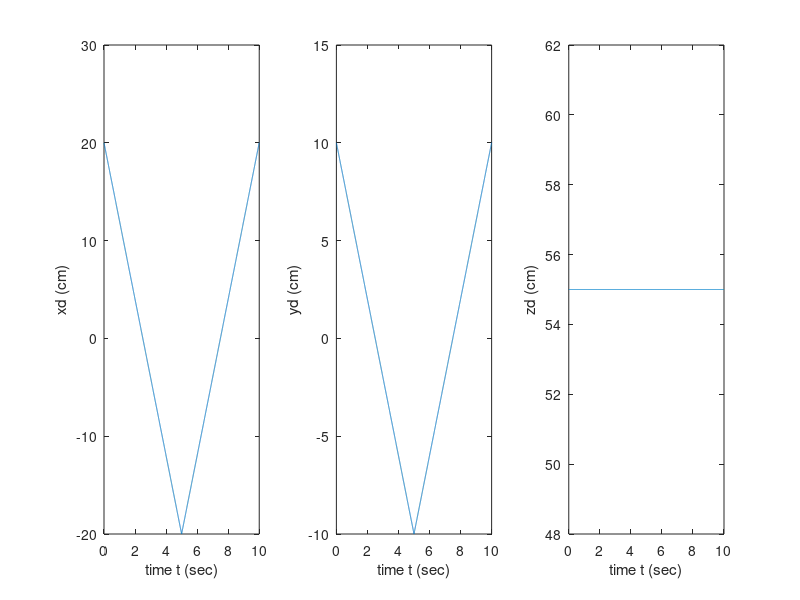

The MATLAB source for this figure: (Note: this script raises an error after producing the figure.)
%% Robotics I - 3-DOF Robotic Manipulator Kinematic Simulation
% MATLAB implementation accompanying the analytical kinematic derivation.
% Developed for Robotics I: Analysis, Control, Laboratory at NTUA (2022-2023).
%
% The script generates a periodic task-space trajectory, computes one branch
% of the inverse kinematics, evaluates forward kinematics for visualization,
% obtains joint angular velocities through the inverse linear Jacobian, and
% animates the manipulator motion in 2D and 3D.

%% *** Robot (kinematic) model parameters ***
clear all;
close all;
l0 = 10.0;   %% in cm
l1 = 10.0;
l2 = 20.0;
l3 = 30.0;

%% *** sampling period ***

dt = 0.001; % dt = 1 msec

%% *** DESIRED MOTION PROFILE - TASK SPACE ***
T = 10.0; % 10sec duration of motion
t = 0:dt:T;

%initial/final end-point position --> desired task-space trajectory 
h = 55;
zd0 = h;
zd1 = h;
xd0 = 20;
xd1 = -20;
yd0 = 10;
yd1 = -10;

% Desired trajectory : linear movement(x0,y0,z0)-->(x1,y1,z1)-->(x0,y0,z0); Time duration: T;
xd(1) = xd0; 
yd(1) = yd0;
zd(1) = zd0;
xd_dot(1) = 0;
yd_dot(1) = 0;
zd_dot(1) = 0;
lambda_x = 2*(xd1-xd0)/T; %mean linear velocity in the x axis
lambda_y = 2*(yd1-yd0)/T; %mean linear velocity in the y axis
lambda_z = 2*(zd1-zd0)/T; %mean linear velocity in the z axis

%The values of the maximum velocitites are computed in the report of the
%project along with the values of the acceleration in each axis

u_z_max = 0; %maximum velocity in the z axis during the desired trajectory
u_x_max = 12; %maximum velocity in the x axis during the desired trajectory
u_y_max = 6; %maximum velocity in the y axis during the desired trajectory

kmax=T/dt + 1; 

%acceleration of the end-effector during the first half of the trajectory:(x0,y0,z0)-->(x1,y1,z1) 
for k = 1:(kmax/6)
    a_x(k) = 7.2;
    a_y(k) = 3.6;
    a_z(k) = 0;
end

for k = round(kmax/6):2*(kmax/6)
    a_x(k) = 0;
    a_y(k) = 0;
    a_z(k) = 0;
end

for k = 2*round(kmax/6):3*(kmax/6)
    a_x(k) = -7.2;
    a_y(k) = -3.6;
    a_z(k) = 0;
end

%acceleration of the end-effector during the second half of the trajectory:(x0,y0,z0)-->(x1,y1,z1) 
for k = 3*(round(kmax/6)):4*(kmax/6)
    a_x(k) = 7.2;
    a_y(k) = 3.6;
    a_z(k) = 0;
end

for k = 4*round(kmax/6):5*(kmax/6)
    a_x(k) = 0;
    a_y(k) = 0;
    a_z(k) = 0;
end

for k = 5*round(kmax/6):kmax
    a_x(k) = -7.2;
    a_y(k) = -3.6;
    a_z(k) = 0;
end

for k=2:(kmax/2)    
   xd_dot(k) = xd_dot(k-1) + a_x(k)*dt;
   yd_dot(k) = yd_dot(k-1) + a_y(k)*dt;
   zd_dot(k) = zd_dot(k-1) + a_z(k)*dt;
   xd(k) = xd(k-1) + lambda_x*dt;    
   yd(k) = yd(k-1) + lambda_y*dt;
   zd(k) = zd(k-1) + lambda_z*dt;
end  

for k = (round(kmax/2)):kmax 
    xd(k) = xd(k-1) - lambda_x*dt;    
    yd(k) = yd(k-1) - lambda_y*dt;
    zd(k) = zd(k-1) - lambda_z*dt;
    xd_dot(k) = xd_dot(k-1) - a_x(k)*dt;
    yd_dot(k) = yd_dot(k-1) - a_y(k)*dt;
    zd_dot(k) = zd_dot(k-1) - a_z(k)*dt;
end

%% ***** INVERSE KINEMATICS --> DESIRED MOTION - JOINT SPACE ****
%% we use one of the solutions that we found in the theoretical analysis
qd(:,3) = acos((xd(:).^2 + (zd(:) - l0).^2 + yd(:).^2 - l1^2 - l2^2 - l3^2)./(2*l2*l3));
num = cos(qd(:,3))*l3 +l2 + sqrt(l2^2+l3^2+2*l2*l3 - yd(:).^2);
den = sin(qd(:,3))*l3 + yd(:);
qd(:,2) = 2*atan(num./den);
a = atan2(l1 , cos(qd(:,2)+ qd(:,3))*l3 + cos(qd(:,2))*l2);
qd(:,1) = atan2(zd(:) - l0, xd(:)) - a(:);

%% ***** FORWARD KINEMATICS  JOINT MOTION -->  CARTESIAN POSITIONS *****
xd1 = zeros(10001,1);
yd1 = zeros(10001,1);
zd1 = l0*ones(10001,1);
xd2 = -l1*sin(qd(:,1));
yd2 = zeros(10001,1);
zd2 = l0 + l1*cos(qd(:,1));
xd3 = l2*cos(qd(:,1)).*cos(qd(:,2)) - l1*sin(qd(:,1));
yd3 = l2*sin(qd(:,2));
zd3 = l2*sin(qd(:,1)).*cos(qd(:,2)) + l1*cos(qd(:,1)) + l0;
xd4 = l3*cos(qd(:,1)).*cos(qd(:,2)+qd(:,3)) + l2*cos(qd(:,1)).*cos(qd(:,2)) - l1*sin(qd(:,1));
yd4 = l3*sin(qd(:,2)+qd(:,3)) + l2*sin(qd(:,2));
zd4 = l3*sin(qd(:,1)).*cos(qd(:,2)+qd(:,3)) + l2*sin(qd(:,1)).*cos(qd(:,2)) + l1*cos(qd(:,1)) + l0;

%% ***** WE USE THE INVERSE JACOBIAN TO COMPUTE THE ANGULAR VELOCITY OF THE JOINTS****
c1 = cos(qd(:,1));
s1 = sin(qd(:,1));
c2 = cos(qd(:,2));
s2 = sin(qd(:,2));
s3 = sin(qd(:,3));
c3 = cos(qd(:,3));
c23 = cos(qd(:,2)+qd(:,3));
s23 = sin(qd(:,2)+qd(:,3));

a1 = -(s1(:)./(l3*c23(:) + l2*c2(:)));
a2 = 0 ;
a3 = c1./ (l3*c23(:) + l2*c2(:));

b1 = c23(:).*(l3*c1(:).*c23(:) + l2*c1(:).*c2(:) - l1*s1(:))./(l2*s3(:).*(l3*c23(:) + l2*c2(:)));
b2 = s23(:)./(l2*s3(:));
b3 = (c23(:).*(l3*s1(:).*c23(:) + l2*s1(:).*c2(:) + l1*c1(:)))./(l2*s3(:).*(l3*c23(:) + l2*c2(:)));

k1 = -(l3*c1(:).*c23(:) + l2*c1(:).*c2(:) - l1*s1(:))./(l2*l3*s3(:));
k2 = -(l3*s23(:) + l2*s2(:))./(l2*l3*s3(:));
k3 = -(l3*s1(:).*c23(:) + l2*s1(:).*c2(:) + l1*c1(:))./(l2*l3*s3(:));

q1_dot = a1(:).*xd_dot(:) + a2(:).*yd_dot(:) + a3(:).*zd_dot(:) ;
q2_dot = b1(:).*xd_dot(:) + b2(:).*yd_dot(:) + b3(:).*zd_dot(:) ;
q3_dot = k1(:).*xd_dot(:) + k2(:).*yd_dot(:) + k3(:).*zd_dot(:) ;

%% *** PLOT output data *** 
fig1 = figure;  

subplot(1,3,1); 
plot(t,xd); 
ylabel('xd (cm)'); 
xlabel('time t (sec)');  

subplot(1,3,2); 
plot(t,yd); 
ylabel('yd (cm)'); 
xlabel('time t (sec)');

subplot(1,3,3); 
plot(t,zd); 
ylabel('zd (cm)'); 
xlabel('time t (sec)');
sgtitle("End effector's position")

fig2 = figure;

subplot(1,3,1); 
plot(t , xd_dot); 
ylabel('xd dot (cm/s)'); 
xlabel('time t (sec)');  

subplot(1,3,2); 
plot(t , yd_dot); 
ylim([-8 8])
ylabel('yd dot (cm/s)'); 
xlabel('time t (sec)');  

subplot(1,3,3); 
plot(t , zd_dot); 
ylabel('zd dot (cm/s)'); 
xlabel('time t (sec)'); 
sgtitle("End effector's velocity")

fig3 = figure; 

subplot(1,3,1); 
plot(t,qd(:,1)); 
ylabel('qd1 (rad)'); 
xlabel('time t (sec)');  

subplot(1,3,2); 
plot(t,qd(:,2)); 
ylabel('qd2 (rad)'); 
xlabel('time t (sec)');

subplot(1,3,3); 
plot(t,qd(:,3)); 
ylabel('qd3 (rad)'); 
xlabel('time t (sec)');
sgtitle("Angular movement of the joints ")

fig4 = figure; 

subplot(1,3,1); 
plot(t,q1_dot); 
ylabel('q1 dot (rad/s)'); 
xlabel('time t (sec)');  

subplot(1,3,2); 
plot(t,q2_dot); 
ylabel('q2 dot (rad/s)'); 
xlabel('time t (sec)');    

subplot(1,3,3); 
plot(t,q3_dot); 
ylabel('q3 dot (rad/s)'); 
xlabel('time t (sec)'); 
sgtitle("Angular velocities of the joints")

%% stick diagram --> animate robot motion 
fig5 = figure; 
axis([-40 40 -10 70 -70 70]) %%set xyz plot axes 
axis on 
hold on 
plot3(xd,zd,yd,'rs'); 
dtk=500; %% plot robot position every dtk samples, to animate its motion 
plot3([0],[0],[0],'o'); 
for tk=1:dtk:kmax;   
   pause(0.5);	%% pause motion to view successive robot configurations    
   plot3([0,xd1(tk)],[0,zd1(tk)],[0,yd1(tk)]);					
   plot3([xd1(tk)],[zd1(tk)],[yd1(tk)],'o'); 
   plot3([xd1(tk),xd2(tk)],[zd1(tk),zd2(tk)],[yd1(tk),yd2(tk)]);	
   plot3([xd2(tk)],[zd2(tk)],[yd2(tk)],'o');
   plot3([xd2(tk),xd3(tk)],[zd2(tk),zd3(tk)],[yd2(tk),yd3(tk)]);	
   plot3([xd3(tk)],[zd3(tk)],[yd3(tk)],'o');
   plot3([xd3(tk),xd(tk)],[zd3(tk),zd(tk)],[yd3(tk),yd(tk)]);
   plot3([xd(tk)],[zd(tk)],[yd(tk)],'g+'); 
end

fig6 = figure; 
axis([-30 30 -30 30]) %%set xy plot axes 
axis on 
hold on 
xlabel('x (cm)'); 
ylabel('y (cm)'); 
plot(xd,yd,'rs'); 
dtk=500; %% plot robot position every dtk samples, to animate its motion 
plot([0],[0],'o');   
for tk=1:dtk:kmax;   
    pause(0.1);	%% pause motion to view successive robot configurations    
    plot([0,xd1(tk)],[0,yd1(tk)]);					
    plot([xd1(tk)],[yd1(tk)],'o');    
    plot([xd1(tk),xd2(tk)],[yd1(tk),yd2(tk)]);	
    plot([xd2(tk)],[yd2(tk)],'o'); 
    plot([xd2(tk),xd3(tk)],[yd2(tk),yd3(tk)]);	
    plot([xd3(tk)],[yd3(tk)],'o');
    plot([xd3(tk),xd(tk)],[yd3(tk),yd(tk)]);
    plot([xd(tk)],[yd(tk)],'g+');  
end

fig7 = figure; 
axis([-40 40 -10 70]) %%set xy plot axes 
axis on 
hold on 
xlabel('x (cm)'); 
ylabel('z (cm)'); 
plot(xd,zd,'rs'); 
dtk=500; %% plot robot position every dtk samples, to animate its motion 
plot([0],[0],'o');   
for tk=1:dtk:kmax;   
    pause(0.1);	%% pause motion to view successive robot configurations    
    plot([0,xd1(tk)],[0,zd1(tk)]);					
    plot([xd1(tk)],[zd1(tk)],'o');    
    plot([xd1(tk),xd2(tk)],[zd1(tk),zd2(tk)]);	
    plot([xd2(tk)],[zd2(tk)],'o'); 
    plot([xd2(tk),xd3(tk)],[zd2(tk),zd3(tk)]);	
    plot([xd3(tk)],[zd3(tk)],'o');
    plot([xd3(tk),xd(tk)],[zd3(tk),zd(tk)]);
    plot([xd(tk)],[zd(tk)],'g+');  
end
